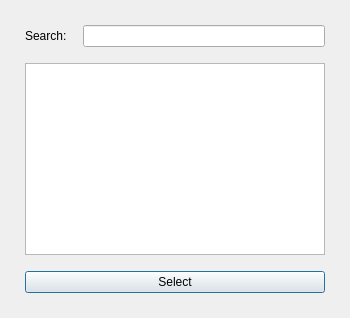
<?xml version="1.0" encoding="UTF-8"?>
<ui version="4.0">
 <class>qSlicerLongPETCTColorSelectionDialog</class>
 <widget class="QDialog" name="qSlicerLongPETCTColorSelectionDialog">
  <property name="geometry">
   <rect>
    <x>0</x>
    <y>0</y>
    <width>350</width>
    <height>318</height>
   </rect>
  </property>
  <property name="sizePolicy">
   <sizepolicy hsizetype="Preferred" vsizetype="Minimum">
    <horstretch>0</horstretch>
    <verstretch>0</verstretch>
   </sizepolicy>
  </property>
  <property name="minimumSize">
   <size>
    <width>350</width>
    <height>0</height>
   </size>
  </property>
  <property name="windowTitle">
   <string>Form</string>
  </property>
  <layout class="QVBoxLayout" name="verticalLayout_2">
   <property name="spacing">
    <number>16</number>
   </property>
   <property name="margin">
    <number>25</number>
   </property>
   <item>
    <layout class="QFormLayout" name="formLayout">
     <item row="0" column="0">
      <widget class="QLabel" name="LabelSearch">
       <property name="text">
        <string>Search:</string>
       </property>
      </widget>
     </item>
     <item row="0" column="1">
      <widget class="QLineEdit" name="LineEditSearch"/>
     </item>
    </layout>
   </item>
   <item>
    <widget class="QListWidget" name="ListWidgetColors">
     <property name="iconSize">
      <size>
       <width>24</width>
       <height>16</height>
      </size>
     </property>
    </widget>
   </item>
   <item>
    <widget class="QPushButton" name="ButtonSelect">
     <property name="text">
      <string>Select</string>
     </property>
    </widget>
   </item>
  </layout>
 </widget>
 <resources>
  <include location="../qSlicerLongPETCTModule.qrc"/>
 </resources>
 <connections>
  <connection>
   <sender>ButtonSelect</sender>
   <signal>clicked()</signal>
   <receiver>qSlicerLongPETCTColorSelectionDialog</receiver>
   <slot>close()</slot>
   <hints>
    <hint type="sourcelabel">
     <x>174</x>
     <y>284</y>
    </hint>
    <hint type="destinationlabel">
     <x>174</x>
     <y>158</y>
    </hint>
   </hints>
  </connection>
  <connection>
   <sender>ListWidgetColors</sender>
   <signal>itemDoubleClicked(QListWidgetItem*)</signal>
   <receiver>qSlicerLongPETCTColorSelectionDialog</receiver>
   <slot>close()</slot>
   <hints>
    <hint type="sourcelabel">
     <x>174</x>
     <y>160</y>
    </hint>
    <hint type="destinationlabel">
     <x>174</x>
     <y>158</y>
    </hint>
   </hints>
  </connection>
 </connections>
</ui>
